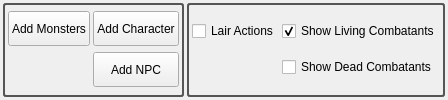
             <widget class="QWidget" name="pageCombatants">
              <layout class="QHBoxLayout" name="horizontalLayout_16">
               <property name="spacing">
                <number>3</number>
               </property>
               <property name="leftMargin">
                <number>3</number>
               </property>
               <property name="topMargin">
                <number>3</number>
               </property>
               <property name="rightMargin">
                <number>3</number>
               </property>
               <property name="bottomMargin">
                <number>3</number>
               </property>
               <item>
                <widget class="QGroupBox" name="groupBox_8">
                 <property name="styleSheet">
                  <string notr="true">QGroupBox { 
border: 2px solid gray; 
border-radius: 3px; 
border-color: rgb(85, 85, 85);
color: rgb(85, 85, 85);
 } </string>
                 </property>
                 <property name="title">
                  <string/>
                 </property>
                 <layout class="QGridLayout" name="gridLayout_2">
                  <property name="leftMargin">
                   <number>3</number>
                  </property>
                  <property name="topMargin">
                   <number>3</number>
                  </property>
                  <property name="rightMargin">
                   <number>3</number>
                  </property>
                  <property name="bottomMargin">
                   <number>3</number>
                  </property>
                  <property name="spacing">
                   <number>3</number>
                  </property>
                  <item row="0" column="0">
                   <widget class="QPushButton" name="btnAddMonsters">
                    <property name="minimumSize">
                     <size>
                      <width>0</width>
                      <height>35</height>
                     </size>
                    </property>
                    <property name="maximumSize">
                     <size>
                      <width>16777215</width>
                      <height>35</height>
                     </size>
                    </property>
                    <property name="toolTip">
                     <string>Add a new monster or grou pof monsters to the battle</string>
                    </property>
                    <property name="text">
                     <string>Add Monsters</string>
                    </property>
                    <property name="autoDefault">
                     <bool>false</bool>
                    </property>
                   </widget>
                  </item>
                  <item row="0" column="1">
                   <widget class="QPushButton" name="btnAddCharacter">
                    <property name="minimumSize">
                     <size>
                      <width>0</width>
                      <height>35</height>
                     </size>
                    </property>
                    <property name="maximumSize">
                     <size>
                      <width>16777215</width>
                      <height>35</height>
                     </size>
                    </property>
                    <property name="toolTip">
                     <string>Add a character from the party to the battle</string>
                    </property>
                    <property name="text">
                     <string>Add Character</string>
                    </property>
                    <property name="autoDefault">
                     <bool>false</bool>
                    </property>
                   </widget>
                  </item>
                  <item row="1" column="1">
                   <widget class="QPushButton" name="btnAddNPC">
                    <property name="sizePolicy">
                     <sizepolicy hsizetype="Minimum" vsizetype="Fixed">
                      <horstretch>0</horstretch>
                      <verstretch>0</verstretch>
                     </sizepolicy>
                    </property>
                    <property name="minimumSize">
                     <size>
                      <width>0</width>
                      <height>35</height>
                     </size>
                    </property>
                    <property name="maximumSize">
                     <size>
                      <width>16777215</width>
                      <height>35</height>
                     </size>
                    </property>
                    <property name="toolTip">
                     <string>Add an NPC to the battle</string>
                    </property>
                    <property name="text">
                     <string>Add NPC</string>
                    </property>
                    <property name="autoDefault">
                     <bool>false</bool>
                    </property>
                   </widget>
                  </item>
                 </layout>
                </widget>
               </item>
               <item>
                <widget class="QGroupBox" name="groupBox_7">
                 <property name="styleSheet">
                  <string notr="true">QGroupBox { 
border: 2px solid gray; 
border-radius: 3px; 
border-color: rgb(85, 85, 85);
color: rgb(85, 85, 85);
 } </string>
                 </property>
                 <property name="title">
                  <string/>
                 </property>
                 <layout class="QGridLayout" name="gridLayout">
                  <property name="leftMargin">
                   <number>3</number>
                  </property>
                  <property name="topMargin">
                   <number>3</number>
                  </property>
                  <property name="rightMargin">
                   <number>3</number>
                  </property>
                  <property name="bottomMargin">
                   <number>3</number>
                  </property>
                  <property name="spacing">
                   <number>3</number>
                  </property>
                  <item row="0" column="0">
                   <widget class="QCheckBox" name="chkLair">
                    <property name="toolTip">
                     <string>If checked, you will be reminded whenever initiative passes 20 and a lair action can happen</string>
                    </property>
                    <property name="text">
                     <string>Lair Actions</string>
                    </property>
                   </widget>
                  </item>
                  <item row="0" column="1">
                   <widget class="QCheckBox" name="chkShowLiving">
                    <property name="toolTip">
                     <string>Show or hide all living combatants in the battle</string>
                    </property>
                    <property name="text">
                     <string>Show Living Combatants</string>
                    </property>
                    <property name="checked">
                     <bool>true</bool>
                    </property>
                   </widget>
                  </item>
                  <item row="1" column="1">
                   <widget class="QCheckBox" name="chkShowDead">
                    <property name="toolTip">
                     <string>Show or hide all dead (&lt;= 0 HP) combatants in the battle</string>
                    </property>
                    <property name="text">
                     <string>Show Dead Combatants</string>
                    </property>
                   </widget>
                  </item>
                 </layout>
                </widget>
               </item>
              </layout>
             </widget>
